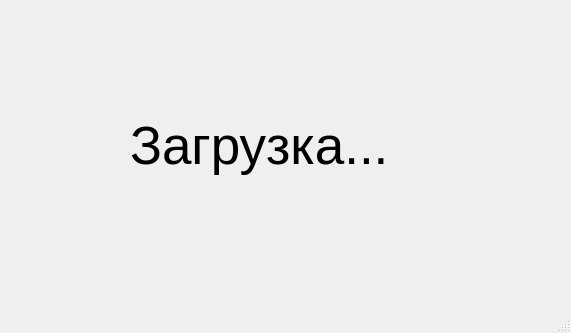
<?xml version="1.0" encoding="UTF-8"?>
<ui version="4.0">
 <class>MainWindow</class>
 <widget class="QMainWindow" name="MainWindow">
  <property name="geometry">
   <rect>
    <x>0</x>
    <y>0</y>
    <width>571</width>
    <height>333</height>
   </rect>
  </property>
  <property name="windowTitle">
   <string>MainWindow</string>
  </property>
  <widget class="QWidget" name="centralwidget">
   <widget class="QLabel" name="label">
    <property name="geometry">
     <rect>
      <x>130</x>
      <y>100</y>
      <width>331</width>
      <height>91</height>
     </rect>
    </property>
    <property name="font">
     <font>
      <pointsize>40</pointsize>
     </font>
    </property>
    <property name="text">
     <string>Загрузка...</string>
    </property>
   </widget>
  </widget>
  <widget class="QMenuBar" name="menubar">
   <property name="geometry">
    <rect>
     <x>0</x>
     <y>0</y>
     <width>571</width>
     <height>26</height>
    </rect>
   </property>
  </widget>
  <widget class="QStatusBar" name="statusbar"/>
 </widget>
 <resources/>
 <connections/>
</ui>
